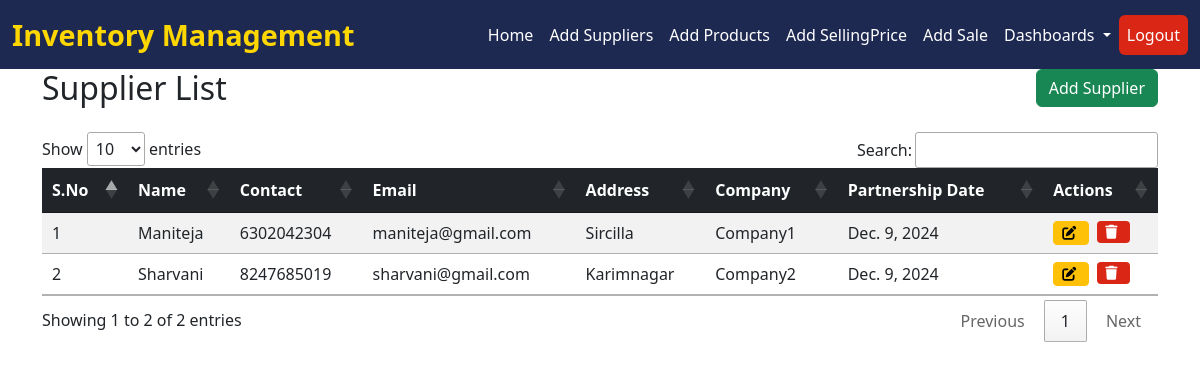
Screenshot of /suppliers/ with the database file from the repository.
### stock_analysis/models.py (models this page shows, shortened)
class Supplier(models.Model):
    name = models.CharField(max_length=100)
    contact = models.CharField(max_length=15, blank=True, null=True)
    email = models.EmailField(blank=True, null=True)
    address = models.TextField(blank=True, null=True)
    company = models.CharField(max_length=100, blank=True, null=True)
    partnership_date = models.DateField(default=now)  # Default to current date

### stock_analysis/supplier_views.py (the view)
# urls.py: path("suppliers/", supplier_views.supplier_list, name="supplier_list"),
def supplier_list(request):
    suppliers = Supplier.objects.all()
    return render(request, "suppliers/supplier_list.html", {"suppliers": suppliers})

### stock_analysis/templates/suppliers/supplier_list.html (shortened to what this page needs)
{% extends 'index.html' %}
{% block content %}
<div class="container">
    <div class="d-flex justify-content-between align-items-center mb-4">
        <h2 class="mb-0">Supplier List</h2>
        <button class="btn btn-success" data-bs-toggle="modal" data-bs-target="#addSupplierModal">Add Supplier</button>
    </div>
    <table id="supplierTable" class="table table-striped table-hover">
        <thead class="table-dark">
            <tr>
                <th>S.No</th>
                <th>Name</th>
                <th>Contact</th>
                <th>Email</th>
                <th>Address</th>
                <th>Company</th>
                <th>Partnership Date</th>
                <th>Actions</th>
            </tr>
        </thead>
        <tbody>
            {% for supplier in suppliers %}
            <tr>
                <td>{{ forloop.counter }}</td>
                <td>{{ supplier.name }}</td>
                <td>{{ supplier.contact }}</td>
                <td>{{ supplier.email }}</td>
                <td>{{ supplier.address }}</td>
                <td>{{ supplier.company }}</td>
                <td>{{ supplier.partnership_date }}</td>
                <td class="d-flex">
                    <a href="{% url 'update_supplier' supplier.id %}" class="btn btn-warning btn-sm me-2 d-flex align-items-center">
                        <i class="fas fa-edit me-1"></i>
                    </a>
                    <form action="{% url 'delete_supplier' supplier.id %}" method="POST" style="display: inline;">
                        <button type="submit" class="btn btn-danger btn-sm d-flex align-items-center" onclick="return confirm('Are you sure you want to delete this supplier?');">
                            <i class="fas fa-trash me-1"></i>
                        </button>
                    </form>
                </td>
            </tr>
            {% empty %}
            <tr>
                <td colspan="6" class="text-center">No suppliers found.</td>
            </tr>
            {% endfor %}
        </tbody>
    </table>
</div>
<link rel="stylesheet" href="https://cdn.datatables.net/1.13.6/css/jquery.dataTables.min.css">
{% endblock %}

### stock_analysis/templates/index.html (style rules this page uses)
.btn-danger { background-color: #d92615 !important; border: none; }

### rows the page displays
Supplier: name "Maniteja", contact "6302042304", email "maniteja@gmail.com", address "Sircilla", company "Company1", partnership_date "Dec. 9, 2024"
Supplier: name "Sharvani", contact "8247685019", email "sharvani@gmail.com", address "Karimnagar", company "Company2", partnership_date "Dec. 9, 2024"
